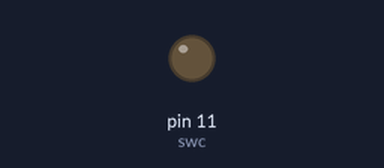
Recording of a sketch running on a simulated Arduino Uno, built with avr-gcc and run on an emulated ATmega328P. Parts: output pins drawn as LEDs (lit = HIGH).

Above: at 0.5 s.
At 3.5 s:
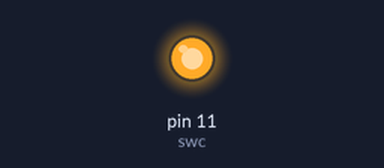
Timing chart, 0 to 7.8 s (numbered marks = the images above):
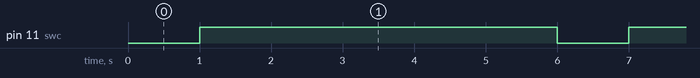

The sketch:

7_Motor.ino
```cpp
# define swc 11
void setup() {
  // put your setup code here, to run once:
pinMode(swc,OUTPUT);
//pinMode(vcc,OUTPUT);

}

void loop() {
  // put your main code here, to run repeatedly:
//  digitalWrite(gnd,LOW);
digitalWrite(swc,LOW);
delay(1000);
digitalWrite(swc,HIGH);
delay(5000);
}
```

Measured:
- by itself, pin 11 (swc): alternates HIGH for 5.0 s and LOW for 1.0 s
